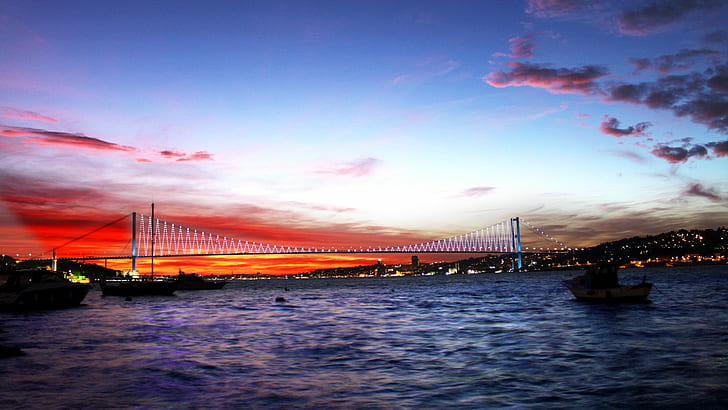
#> input picture odev1/ana.jpg, 728 x 410 px
$ python odev1.py
#> lines starting #> are read from the running program, lines starting #| are printed output that depends on the picture
import cv2
import numpy as np
import matplotlib.pyplot as plt

# Görüntüyü oku
image = cv2.imread('ana.jpg', cv2.IMREAD_GRAYSCALE)
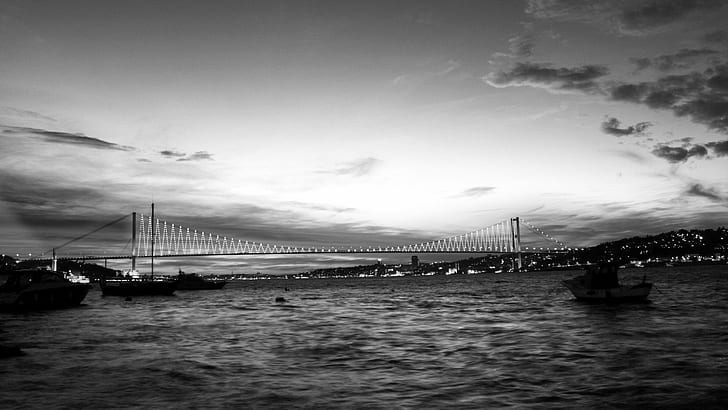
#> image: shape (410, 728); min 0, max 255, mean 118.7

# Görüntünün başarıyla okunup okunmadığını kontrol et
if image is None:
    print("Görüntü okunamadı. Lütfen dosya yolunu kontrol edin.")
else:
    # Histogram için boş bir dizi oluştur
    histogram = np.zeros(256)

    # Görüntü boyutlarını al
    height, width = image.shape[:2]  # shape'ın ilk iki elemanı yükseklik ve genişliktir
#> height = 410; width = 728

    # Histogram hesapla
    for v in range(height):
        for u in range(width):
            intensity = image[v, u]
            histogram[intensity] += 1
#> after the loop, histogram = 256 values, max 3089 at index 0, min 334 at index 255, mean 1165.9

    # Histogramı görselleştir (isteğe bağlı)
    plt.bar(range(256), histogram, color='gray')
    plt.title('Gri Seviye Histogramı')
    plt.xlabel('Piksel Değeri')
    plt.ylabel('Frekans')
    plt.show()
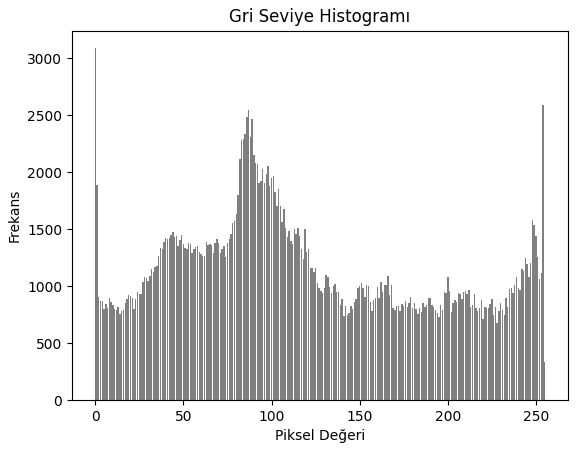
#> figure drawn by matplotlib, 1 panel; tallest bar 3089 high, from x = -0.4 to 0.4
